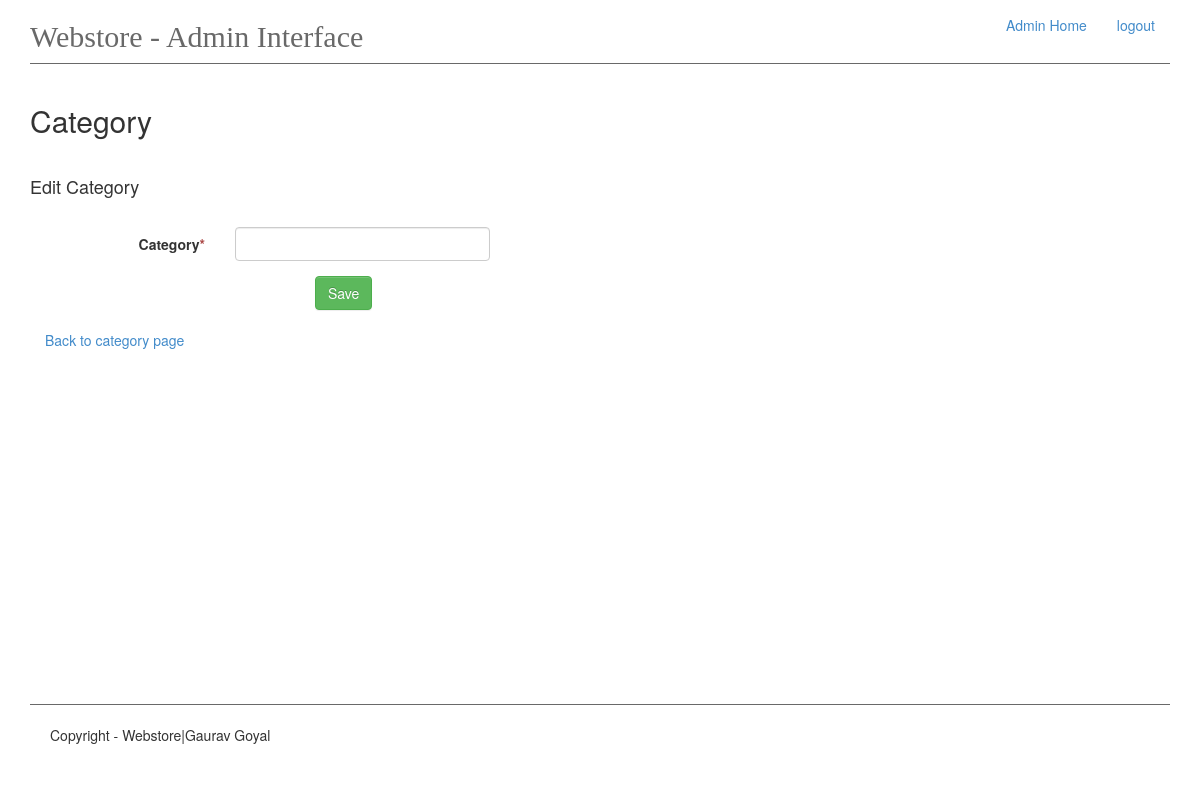
Before: /admin/category/edit/1/ (signed in) with the older database file.
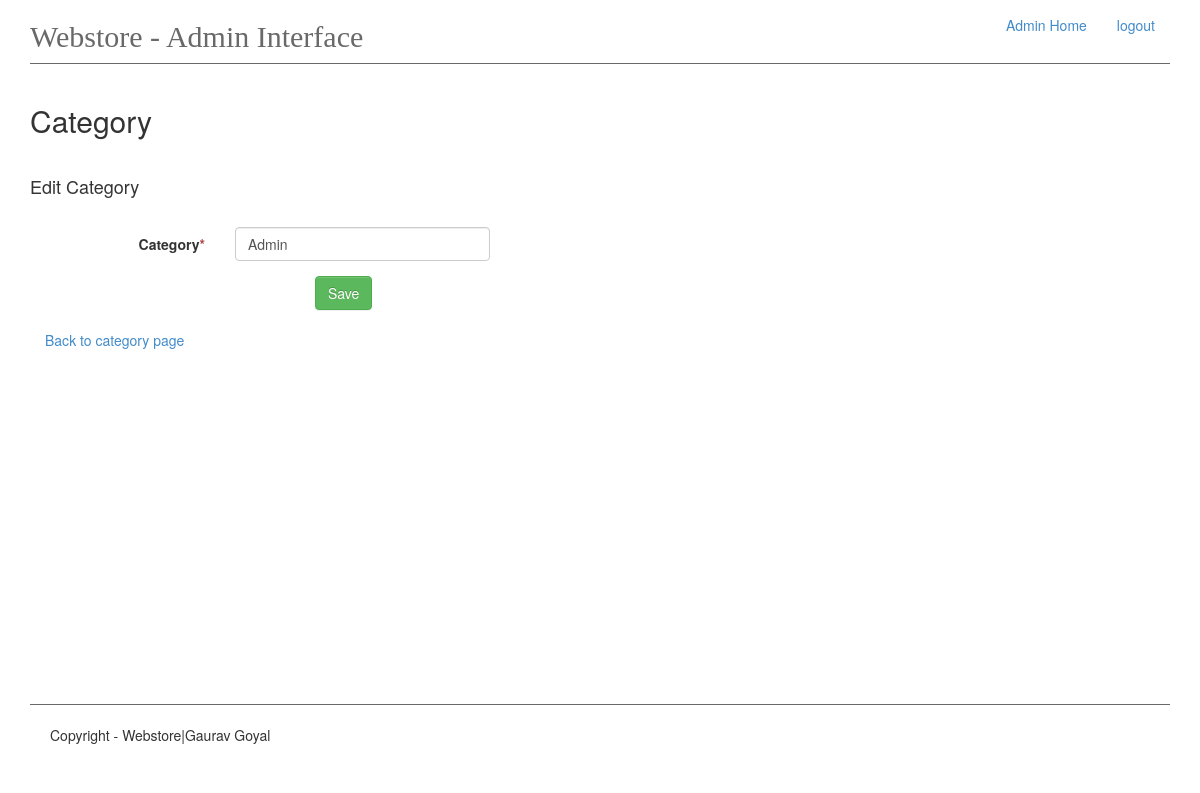
After: the same page with the newer database file.
### app/models.py (models this page shows, shortened)
class Category(db.Model):
    id = db.Column(db.Integer, primary_key=True)
    name = db.Column(db.String(50), unique=True, index=True)
    products = db.relationship('Product', backref='category', lazy='dynamic')

### app/views.py (the view)
@app.route('/admin/category/edit/<int:pk>/', methods=['GET', 'POST'])
@login_required
def edit_category(pk):
    category= Category.query.get(pk)
    categories = Category.query.all()
    form = CategoryForm(obj=category)
    if form.validate_on_submit():
        category.name = form.name.data
        db.session.add(category)
        db.session.commit()
        flash("Category edited", 'text-success')
        return redirect(url_for('add_category'))
    return render_template('admin-panel/edit-category.html', title='Edit', form=form, categories=categories,
                           category=category)

### app/forms.py
class CategoryForm(Form):
    name = TextField('Category', validators=[Required('Category name is required')])

### app/__init__.py (called while the page is built)
@admin_login.user_loader
def load_user(id):
    return Admin.query.get(int(id))

### app/templates/admin-panel/edit-category.html (shortened to what this page needs)
{% extends 'admin-panel/admin.html' %}
{% block content %}
    <h2>Category</h2>
    <br>
    <h4>Edit Category</h4>
    <br>
    <form class="form-horizontal" method="post" enctype= "multipart/form-data">
        {% for field in form if field.widget.input_type != 'hidden' %}
            <div class="col-md-12">
                <div class="form-group">
                    <label class="col-md-2 control-label">  {{ field.label }}<span class="text-danger">*</span></label>
                    <div class="col-md-3"> {{ field(class_='form-control') }}</div>
                    <div class="col-md-6">
                    </div>
                </div >
            </div>
        {% endfor %}
        <div class="control-group">
            <div class="controls col-md-offset-3">
                <input type="submit" class="btn btn-success" value="Save">
            </div>
        </div>
    </form>
    <br>
    <div class="col-md-12"><a href="{{ url_for('add_category') }}">Back to category page</a></div>
{% endblock %}

Changed rows visible on the page:
added Category: name "Admin"
